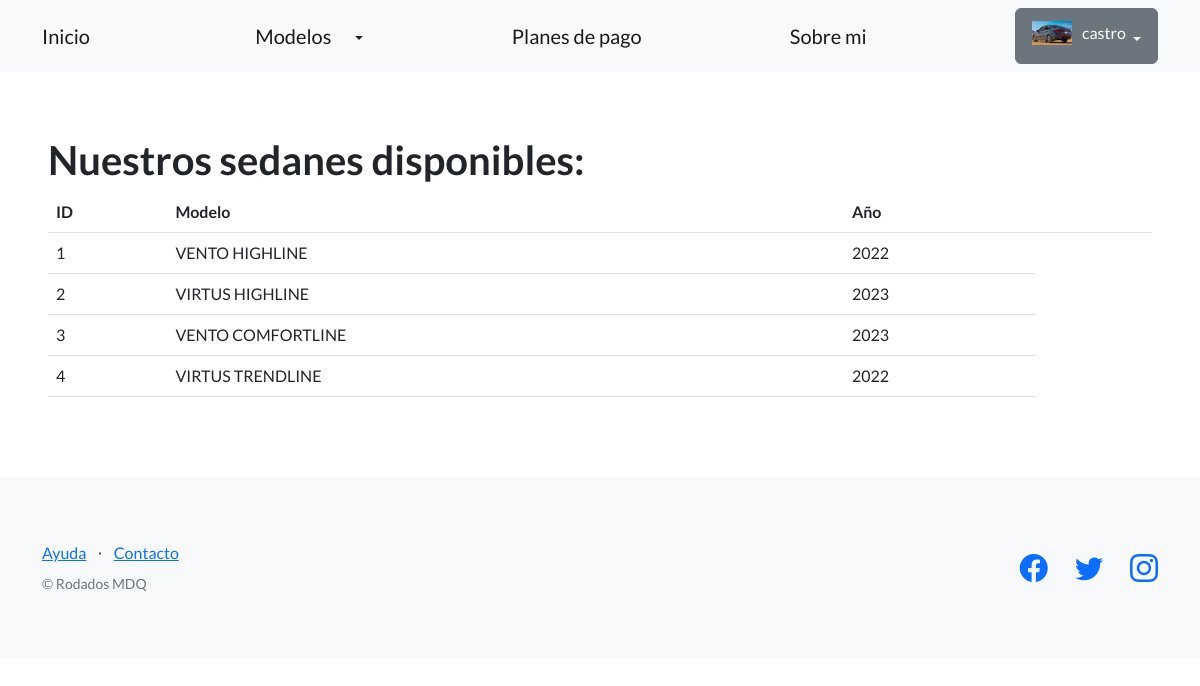
/pages/sedan/ (signed in), run on the app's committed database.
### perfiles/models.py (models this page shows, shortened)
class Avatar(models.Model):
    user = models.OneToOneField(User, on_delete=models.CASCADE, null=True)
    imagen = models.ImageField(upload_to='avatares', null=True, blank=True)

### blog_rodados/models.py (models this page shows, shortened)
class Sedan(models.Model):
    marca = models.CharField(max_length=32)
    modelo = models.CharField(max_length=32)
    anio = models.IntegerField()

### blog_rodados/views.py (the view)
# urls.py: path("sedan/", listar_sedanes, name="auto_sedan"),
def listar_sedanes(request):
    contexto = {
        "sedan": Sedan.objects.all(),
    }
    http_response = render(
        request=request,
        template_name='blog_rodados/lista_sedan.html',
        context=contexto,
    )
    return http_response

### blog_rodados/templates/blog_rodados/lista_sedan.html (shortened to what this page needs)
{% extends "base.html" %}
{% block contenido %}
<h1 >
    Nuestros sedanes disponibles:
</h1>
<table class="table">
    <tbody>
      <tr>
        <th>ID</th>
        <th>Modelo</th>
        <th>Año</th>
        <th></th>
        <th></th>
      </tr>
      {% for sedans in sedan %}
      <tr>
        <td>{{ sedans.id }}</td>
        <td>{{ sedans.modelo }}</td>
        <td>{{ sedans.anio }}</td>
      </tr>
      {% endfor %}
    </tbody>
  </table>
  {% endblock contenido %}

### templates_base/base.html (shortened to what this page needs)
{% load static %}
<!DOCTYPE html>
<html lang="en">
    <head>
        <link href="https://cdn.jsdelivr.net/npm/bootstrap-icons@1.5.0/font/bootstrap-icons.css" rel="stylesheet" type="text/css" />
        <link href="{% static 'css/styles.css' %}" rel="stylesheet" />
    </head>
    <body>
        <nav class="navbar navbar-light bg-light static-top">
            <div class="container">
                <a class="navbar-brand" href="{% url 'inicio' %}">Inicio</a>
                <div class="dropdown">
                    <button class="btn dropdown-toggle" type="button" id="dropdownMenuButton1" data-bs-toggle="dropdown" aria-expanded="false">
                        <a class="navbar-brand" href="{% url 'lista_modelos' %}">Modelos</a>
                    </button>
                </div>
                <a class="navbar-brand" href="{% url 'pagos' %}">Planes de pago</a>
                <a class="navbar-brand" href="{% url 'about' %}">Sobre mi</a>
                {% if user.is_authenticated %}
                <div class="dropdown">
                    <button class="btn btn-secondary dropdown-toggle" type="button" id="dropdownMenuButton1" data-bs-toggle="dropdown" aria-expanded="false">
                        <div style="display: inline-flex;">
                            <img src="{{user.avatar.imagen.url}}" style="max-width:40px;margin-right: 10px;">
                            <span>{{ user.username }}</span>
                        </div>
                    </button>
                </div>
                {% else %}
                <a class="btn btn-primary" href="{% url 'login' %}">Iniciar sesión</a>
                {% endif %}
            </div>
        </nav>
        <section style="padding:4rem 3rem;">
            {% block contenido %}
            {% endblock contenido %}
        </section>
        <footer class="footer bg-light">
            <div class="container">
                <div class="row">
                    <div class="col-lg-6 h-100 text-center text-lg-start my-auto">
                        <ul class="list-inline mb-2">
                            <li class="list-inline-item"><a href="#!">Ayuda</a></li>
                            <li class="list-inline-item">⋅</li>
                            <li class="list-inline-item"><a href="#!">Contacto</a></li>
                        </ul>
                        <p class="text-muted small mb-4 mb-lg-0">&copy; Rodados MDQ</p>
                    </div>
                    <div class="col-lg-6 h-100 text-center text-lg-end my-auto">
                        <ul class="list-inline mb-0">
                            <li class="list-inline-item me-4">
                                <a href="https://www.facebook.com/Coderhouse/"><i class="bi-facebook fs-3"></i></a>
                            </li>
                            <li class="list-inline-item me-4">
                                <a href="https://twitter.com/coderhouse"><i class="bi-twitter fs-3"></i></a>
                            </li>
                            <li class="list-inline-item">
                                <a href="https://www.instagram.com/coderhouse"><i class="bi-instagram fs-3"></i></a>
                            </li>
                        </ul>
                    </div>
                </div>
            </div>
        </footer>
    </body>
</html>

### data on the page
Sedan: id "1", modelo "VENTO HIGHLINE", anio "2022"
Sedan: id "2", modelo "VIRTUS HIGHLINE", anio "2023"
Sedan: id "3", modelo "VENTO COMFORTLINE", anio "2023"
Sedan: id "4", modelo "VIRTUS TRENDLINE", anio "2022"

### other printed values
{{ user.username }} "castro"
